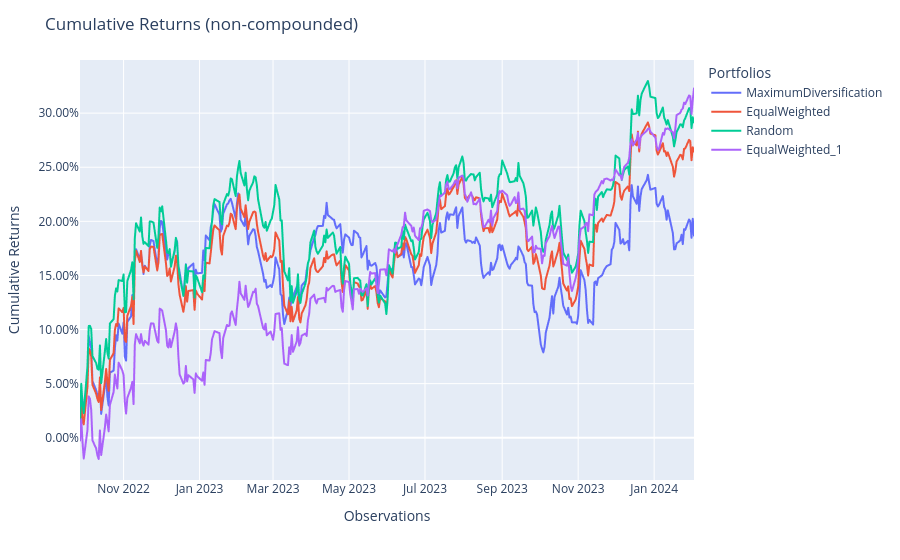

The notebook cell saved with this chart:
### Code cell
population_.plot_cumulative_returns()

### Figure 1 — Plotly figure (JSON) as saved in the notebook; plotly's stock layout.template omitted (floating-point values rounded to 4 significant figures; data arrays with more than 128 entries replaced by an {"elided": "..."} marker saying what was removed)
{"data": [{"hovertemplate": "variable=MaximumDiversification<br>index=%{x}<br>value=%{y}<extra></extra>", "legendgroup": "MaximumDiversification", "line": {"color": "#636efa", "dash": "solid"}, "marker": {"symbol": "circle"}, "mode": "lines", "name": "MaximumDiversification", "showlegend": true, "type": "scattergl", "x": {"elided": "340 str values"}, "xaxis": "x", "y": {"elided": "340 float values"}, "yaxis": "y"}, {"hovertemplate": "variable=EqualWeighted<br>index=%{x}<br>value=%{y}<extra></extra>", "legendgroup": "EqualWeighted", "line": {"color": "#EF553B", "dash": "solid"}, "marker": {"symbol": "circle"}, "mode": "lines", "name": "EqualWeighted", "showlegend": true, "type": "scattergl", "x": {"elided": "340 str values"}, "xaxis": "x", "y": {"elided": "340 float values"}, "yaxis": "y"}, {"hovertemplate": "variable=Random<br>index=%{x}<br>value=%{y}<extra></extra>", "legendgroup": "Random", "line": {"color": "#00cc96", "dash": "solid"}, "marker": {"symbol": "circle"}, "mode": "lines", "name": "Random", "showlegend": true, "type": "scattergl", "x": {"elided": "340 str values"}, "xaxis": "x", "y": {"elided": "340 float values"}, "yaxis": "y"}, {"hovertemplate": "variable=EqualWeighted_1<br>index=%{x}<br>value=%{y}<extra></extra>", "legendgroup": "EqualWeighted_1", "line": {"color": "#ab63fa", "dash": "solid"}, "marker": {"symbol": "circle"}, "mode": "lines", "name": "EqualWeighted_1", "showlegend": true, "type": "scattergl", "x": {"elided": "340 str values"}, "xaxis": "x", "y": {"elided": "340 float values"}, "yaxis": "y"}], "layout": {"legend": {"title": {"text": "Portfolios"}, "tracegroupgap": 0}, "margin": {"t": 60}, "title": {"text": "Cumulative Returns (non-compounded)"}, "xaxis": {"anchor": "y", "domain": [0, 1], "title": {"text": "Observations"}}, "yaxis": {"anchor": "x", "domain": [0, 1], "tickformat": ".2%", "title": {"text": "Cumulative Returns"}}}}
